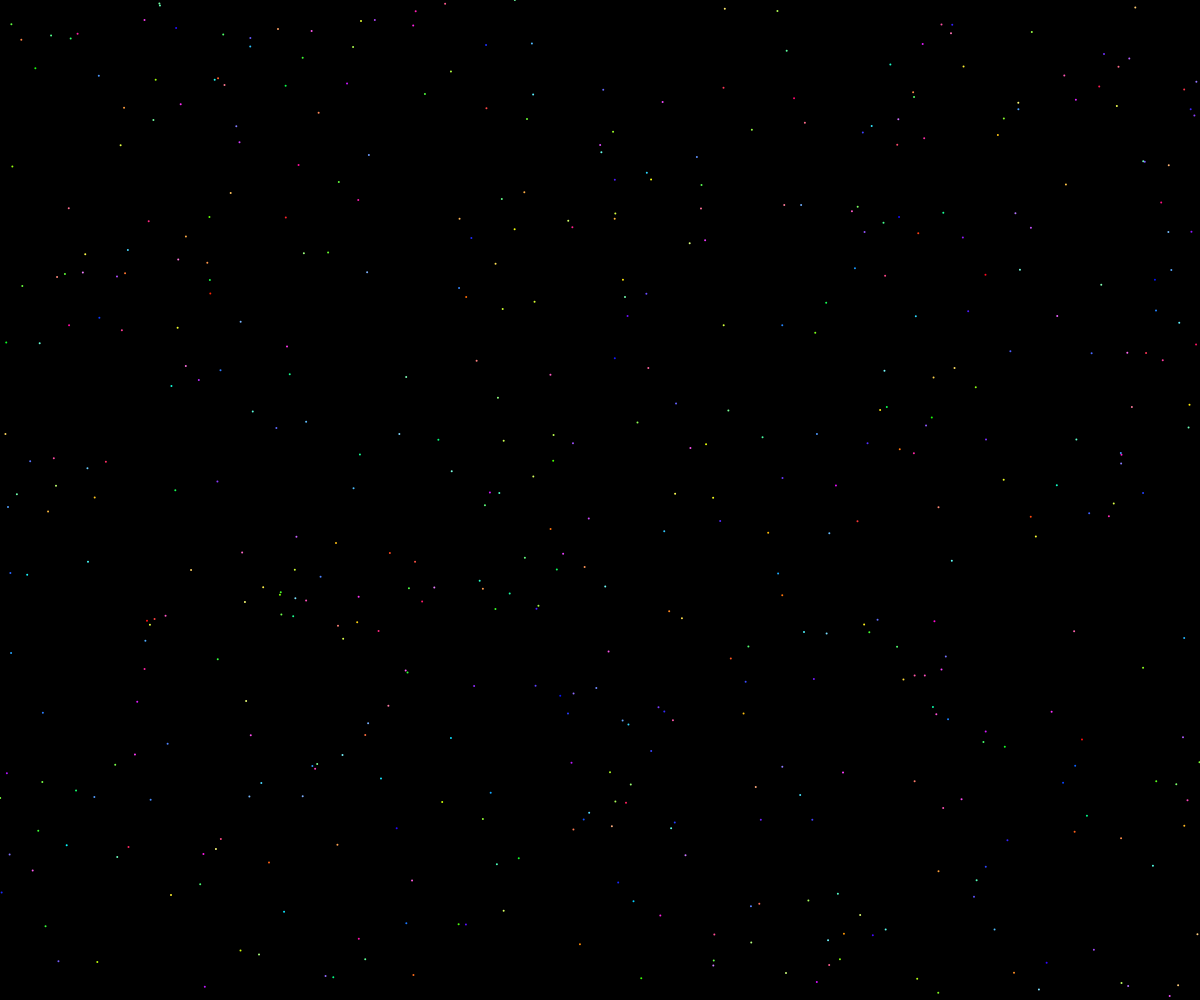
Frame 1 (no input)
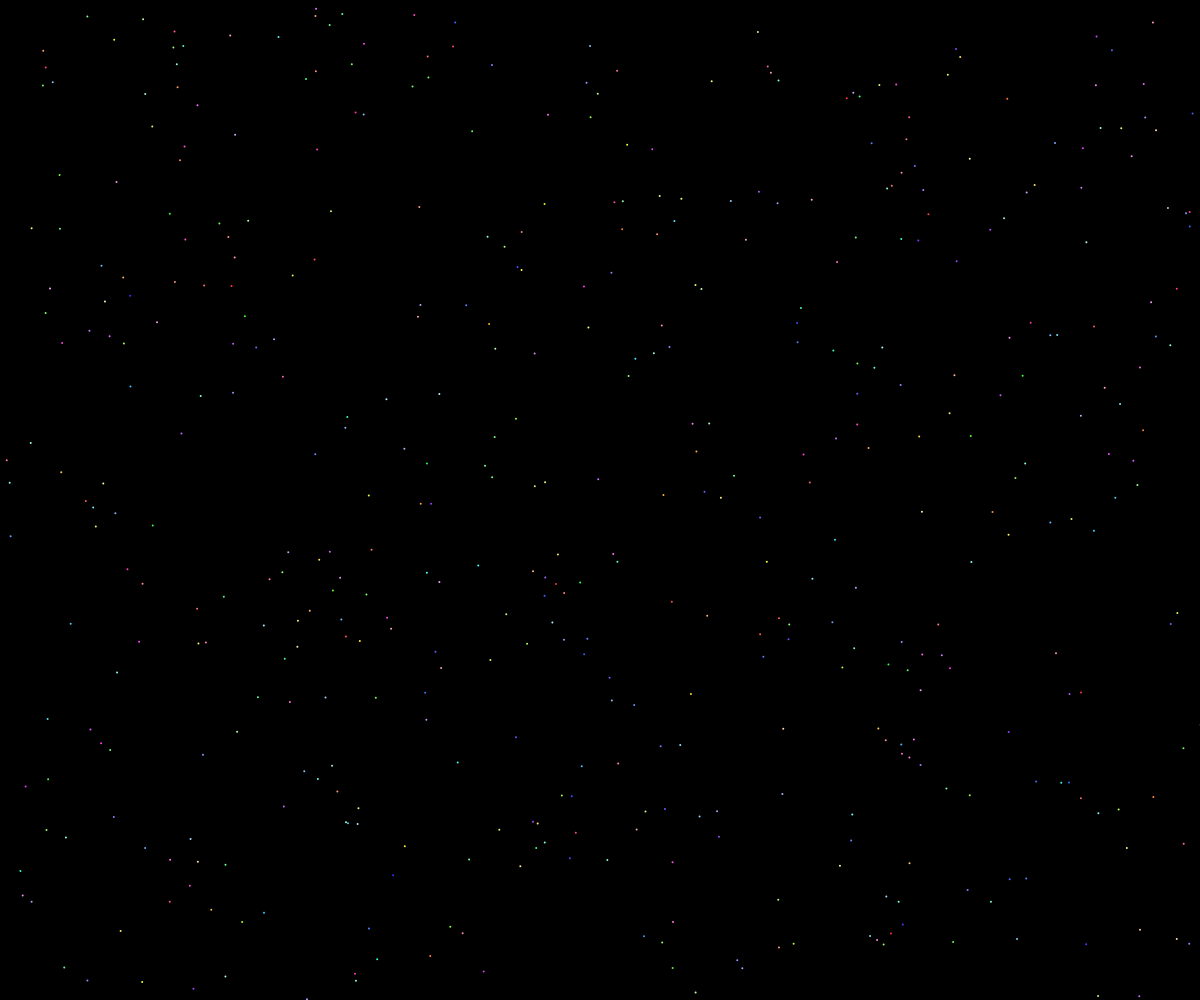
Frame 60 (no input)
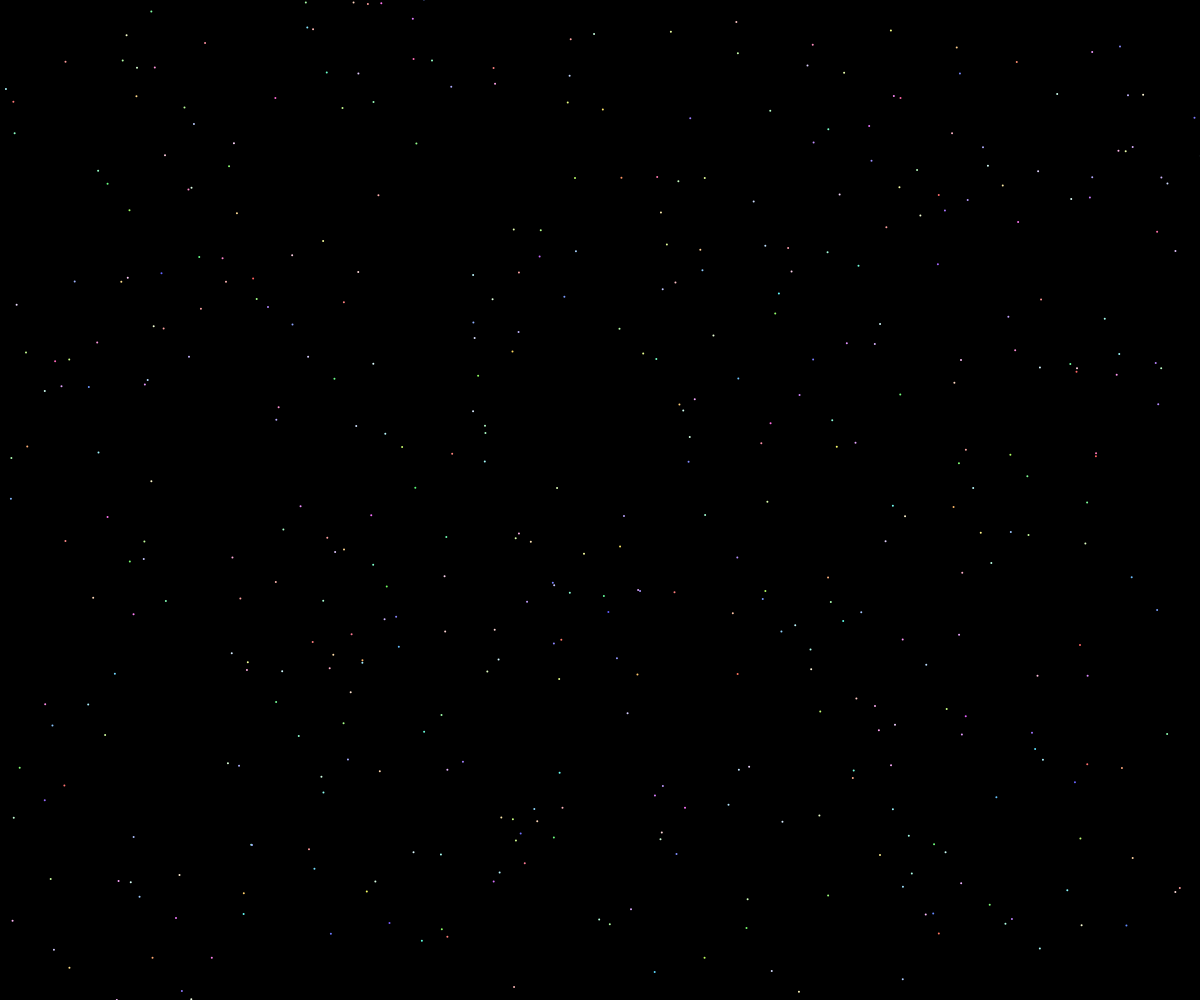
Frame 120 (the mouse pressed at the canvas centre since frame 60)

The p5.js sketch that drew these frames (run headless with seeded random() and noise() and a simulated clock; from frame 60 on, the mouse is pressed at the canvas centre):

// p5.js sketch
// ── sketch.js
let n = 500; // particles count
let particles = []; // particles array

let typedText1 = "embrace impermanence;"; // first string
let typedText2 = "live now."; // second string

let typedArray1 = []; // first string character array
let typedArray2 = []; // second string character array
let index1 = 0; // first string character array index
let index2 = 0; // second string character array index

let timer = 0; // first string timer
let secondTimer = 0; // second string timer (has longer delay)

function setup() {
  createCanvas(windowWidth, windowHeight);
  colorMode(HSB);
  textSize(24);
  textAlign(CENTER);
  textStyle(BOLD);
  typedArray1 = typedText1.split(""); // split first string into array of each character
  typedArray2 = typedText2.split(""); // split second string into an array of each character

  for (let i = 0; i < n; i++) {
    particles.push(new Particle(random(width), random(height)));
  }
}

function draw() {
  background(0);

  // Check if 30 seconds have passed before first string is typed
  if (millis() > 30000) {
    timer += deltaTime;
    if (timer >= 100) {
      if (index1 < typedArray1.length) {
        index1++;
      }
      timer = 0;
    }
  }

  // Check if 34 seconds have passed before second string is typed
  if (millis() > 34000) {
    secondTimer += deltaTime;
    if (secondTimer >= 100) {
      if (index2 < typedArray2.length) {
        index2++;
      }
      secondTimer = 0;
    }
  }

  // Display typed text in the center of the canvas
  fill(255);
  text(typedArray1.slice(0, index1).join(""), width / 2, height / 2 - 20);
  text(typedArray2.slice(0, index2).join(""), width / 2, height / 2 + 20);

  for (let i = 0; i < n; i++) {
    particles[i].update();
    particles[i].display();
  }
}

class Particle {
  constructor(x, y) {
    this.pos = createVector(x, y); // particle's position
    this.vel = createVector(random(-1, 1), random(-1, 1)); // paticle's velocity
    this.acc = createVector(0, 0); // particle's acceleration
    this.life = random(50, 200); // particle's lifespan
    this.h = random(0, 360); // particle's hue
    this.s = random(50, 100); // particle's saturation
  }

  update() {
    this.vel.add(this.acc);
    this.pos.add(this.vel);
    this.acc.mult(0);
    this.life -= 0.1;
    this.h += random(-5, 5); // add some randomness to the hue
    this.s -= random(0.1, 0.5); // make the particle less saturated over time
  }

  display() {
    strokeWeight(2);
    stroke(this.h, this.s, 100, this.life); // set the particle's color based on its properties
    point(this.pos.x, this.pos.y);
  }
}

function windowResized() {
  resizeCanvas(windowWidth, windowHeight);
}
